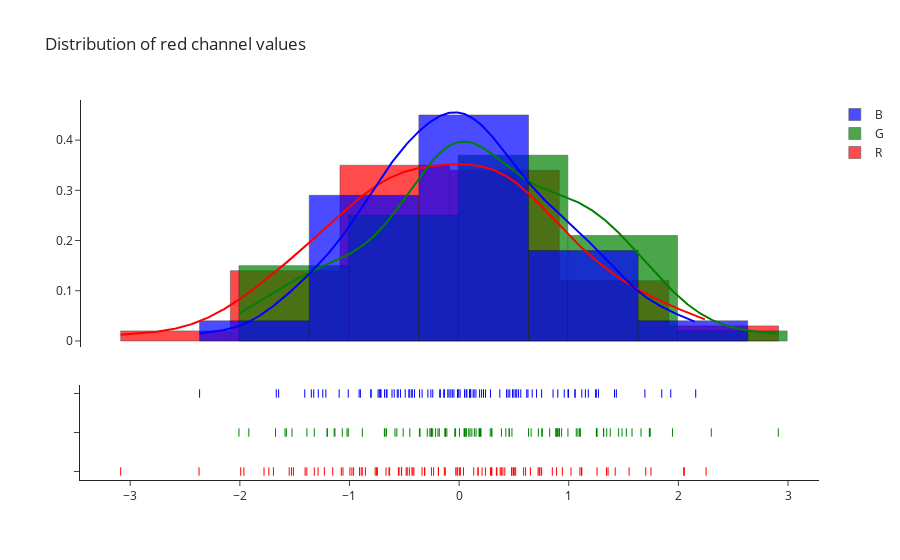

The cell this chart's notebook holds for it:
### Code cell
fig = ff.create_distplot([red_values, green_values, blue_values],
                         group_labels=["R", "G", "B"],
                         colors=["red", "green", "blue"])
fig.update_layout(title_text="Distribution of red channel values", template="simple_white")
fig.data[0].marker.line.color = 'rgb(0, 0, 0)'
fig.data[0].marker.line.width = 0.5
fig.data[1].marker.line.color = 'rgb(0, 0, 0)'
fig.data[1].marker.line.width = 0.5
fig.data[2].marker.line.color = 'rgb(0, 0, 0)'
fig.data[2].marker.line.width = 0.5
fig

### Figure 1 — Plotly figure (JSON) as saved in the notebook; plotly's stock layout.template omitted (floating-point values rounded to 4 significant figures; data arrays with more than 128 entries replaced by an {"elided": "..."} marker saying what was removed)
{"data": [{"autobinx": false, "histnorm": "probability density", "legendgroup": "R", "marker": {"color": "red", "line": {"color": "rgb(0, 0, 0)", "width": 0.5}}, "name": "R", "opacity": 0.7, "x": [-0.9778, -1.694, 0.4818, 0.9418, -0.8867, 0.004781, 1.119, -0.5246, -1.389, 0.8889, -1.075, -0.6393, 0.4958, 1.424, -0.2524, -0.3381, -0.5537, 1.55, 1.75, -1.736, -0.03055, 0.7525, 2.253, -0.43, -0.9065, -1.287, 0.1731, -0.5261, -1.229, -0.4215, 0.2967, -0.7542, 1.702, 0.1727, -1.55, -0.454, 0.5883, -1.059, 0.2399, 0.2095, 1.021, -0.6667, -0.5479, -1.992, 1.258, -0.9626, 0.4784, -3.087, 0.6062, 1.358, 0.7208, -1.963, -0.1346, 0.3998, 0.2857, -0.4126, -0.8848, 0.3396, 0.04012, 0.5154, 1.102, -1.511, 0.7371, -1.529, -0.1268, 0.731, -1.779, -0.7654, 0.01136, -0.1887, -0.01281, -0.9081, -0.7457, -0.1888, -0.4834, -2.372, -0.8551, -0.2325, -1.153, -0.9962, -0.3142, -1.321, -0.01928, 0.3748, 0.6503, 0.3446, 2.048, -0.6336, 0.297, 0.3854, -0.3138, 0.1331, 2.054, -0.4731, 0.4168, 1.115, -1.405, 0.5027, 1.344, 0.8499], "xaxis": "x", "xbins": {"end": 2.253, "size": 1, "start": -3.087}, "yaxis": "y", "type": "histogram"}, {"autobinx": false, "histnorm": "probability density", "legendgroup": "G", "marker": {"color": "green", "line": {"color": "rgb(0, 0, 0)", "width": 0.5}}, "name": "G", "opacity": 0.7, "x": [0.2965, -1.14, -0.3623, 0.2985, 0.1842, -0.03921, 0.08762, -0.1276, -0.3564, 0.1837, 0.195, -1.918, 0.7542, 0.8866, 0.6569, 1.069, 0.05363, 0.8259, 0.7231, 1.106, -0.2666, 0.0453, -0.1236, -0.2414, 2.3, 0.899, 2.911, -0.03226, -0.8826, 0.4818, 1.084, 0.06239, -0.1287, 0.4578, 0.8814, 0.3859, -0.6628, -1.588, -1.066, 1.252, 1.455, -1.389, 0.003163, -0.2537, -0.4499, -0.2149, 0.8949, 1.946, 0.1162, 1.259, 1.254, 1.577, -0.2546, 0.04967, 0.456, -0.2904, -1.321, 1.743, 0.91, 0.1845, 1.317, -1.205, -2.008, 1.738, -0.112, -1.675, 0.1993, 0.9345, -1.524, -0.2525, -1.011, -1.022, -1.202, 1.378, 1.346, 0.9926, 0.09941, 0.426, -1.133, 0.2834, 0.7588, -0.1808, 1.099, -0.5679, 0.1543, -0.6763, 0.06593, -0.1931, 1.659, 1.525, 0.6331, 0.9156, 1.319, 1.735, 0.139, 1.486, -0.6817, -1.576, -0.5846, -0.5103], "xaxis": "x", "xbins": {"end": 2.911, "size": 1, "start": -2.008}, "yaxis": "y", "type": "histogram"}, {"autobinx": false, "histnorm": "probability density", "legendgroup": "B", "marker": {"color": "blue", "line": {"color": "rgb(0, 0, 0)", "width": 0.5}}, "name": "B", "opacity": 0.7, "x": [1.434, 0.09451, -0.7391, 0.4328, 0.009273, -0.7159, -1.094, -0.2577, 1.848, -0.6575, -0.4559, 1.245, -0.912, -1.215, 0.3714, -0.7131, 1.694, 0.4873, -0.1342, -1.348, 0.2049, 0.2854, 0.4995, -2.367, 0.8567, -1.408, 0.6665, -0.3606, -0.6801, 1.057, -0.3377, 0.6277, -0.5553, 2.158, -0.4066, -1.011, -0.4569, -0.5919, -0.8051, -0.1717, -0.535, 0.1011, 0.516, 0.07081, 0.1867, -1.326, 0.7526, 1.93, -0.4915, -0.1032, -0.7277, -0.2847, 0.5256, -0.06181, 1.178, -0.01402, -1.668, -0.0136, 0.04925, -0.8033, -0.5643, 0.5422, -1.646, -0.09145, 0.4469, 0.1278, -0.9005, -0.003469, 0.4622, -1.284, 1.058, 1.119, 0.1535, -0.6641, 0.2224, -0.1398, 1.152, 0.8998, -0.1765, 0.1066, 0.7063, 0.1367, -1.243, 0.06377, -0.2404, 1.271, 0.09896, 0.6169, 0.9588, -0.4367, 0.2411, 1.251, 0.9932, -0.04729, 0.5626, -0.6122, 0.9977, 1.417, -0.4268, -0.07555], "xaxis": "x", "xbins": {"end": 2.158, "size": 1, "start": -2.367}, "yaxis": "y", "type": "histogram"}, {"legendgroup": "R", "marker": {"color": "red"}, "mode": "lines", "name": "R", "showlegend": false, "x": {"elided": "500 float values"}, "xaxis": "x", "y": {"elided": "500 float values"}, "yaxis": "y", "type": "scatter"}, {"legendgroup": "G", "marker": {"color": "green"}, "mode": "lines", "name": "G", "showlegend": false, "x": {"elided": "500 float values"}, "xaxis": "x", "y": {"elided": "500 float values"}, "yaxis": "y", "type": "scatter"}, {"legendgroup": "B", "marker": {"color": "blue"}, "mode": "lines", "name": "B", "showlegend": false, "x": {"elided": "500 float values"}, "xaxis": "x", "y": {"elided": "500 float values"}, "yaxis": "y", "type": "scatter"}, {"legendgroup": "R", "marker": {"color": "red", "symbol": "line-ns-open"}, "mode": "markers", "name": "R", "showlegend": false, "x": [-0.9778, -1.694, 0.4818, 0.9418, -0.8867, 0.004781, 1.119, -0.5246, -1.389, 0.8889, -1.075, -0.6393, 0.4958, 1.424, -0.2524, -0.3381, -0.5537, 1.55, 1.75, -1.736, -0.03055, 0.7525, 2.253, -0.43, -0.9065, -1.287, 0.1731, -0.5261, -1.229, -0.4215, 0.2967, -0.7542, 1.702, 0.1727, -1.55, -0.454, 0.5883, -1.059, 0.2399, 0.2095, 1.021, -0.6667, -0.5479, -1.992, 1.258, -0.9626, 0.4784, -3.087, 0.6062, 1.358, 0.7208, -1.963, -0.1346, 0.3998, 0.2857, -0.4126, -0.8848, 0.3396, 0.04012, 0.5154, 1.102, -1.511, 0.7371, -1.529, -0.1268, 0.731, -1.779, -0.7654, 0.01136, -0.1887, -0.01281, -0.9081, -0.7457, -0.1888, -0.4834, -2.372, -0.8551, -0.2325, -1.153, -0.9962, -0.3142, -1.321, -0.01928, 0.3748, 0.6503, 0.3446, 2.048, -0.6336, 0.297, 0.3854, -0.3138, 0.1331, 2.054, -0.4731, 0.4168, 1.115, -1.405, 0.5027, 1.344, 0.8499], "xaxis": "x", "y": ["R", "R", "R", "R", "R", "R", "R", "R", "R", "R", "R", "R", "R", "R", "R", "R", "R", "R", "R", "R", "R", "R", "R", "R", "R", "R", "R", "R", "R", "R", "R", "R", "R", "R", "R", "R", "R", "R", "R", "R", "R", "R", "R", "R", "R", "R", "R", "R", "R", "R", "R", "R", "R", "R", "R", "R", "R", "R", "R", "R", "R", "R", "R", "R", "R", "R", "R", "R", "R", "R", "R", "R", "R", "R", "R", "R", "R", "R", "R", "R", "R", "R", "R", "R", "R", "R", "R", "R", "R", "R", "R", "R", "R", "R", "R", "R", "R", "R", "R", "R"], "yaxis": "y2", "type": "scatter"}, {"legendgroup": "G", "marker": {"color": "green", "symbol": "line-ns-open"}, "mode": "markers", "name": "G", "showlegend": false, "x": [0.2965, -1.14, -0.3623, 0.2985, 0.1842, -0.03921, 0.08762, -0.1276, -0.3564, 0.1837, 0.195, -1.918, 0.7542, 0.8866, 0.6569, 1.069, 0.05363, 0.8259, 0.7231, 1.106, -0.2666, 0.0453, -0.1236, -0.2414, 2.3, 0.899, 2.911, -0.03226, -0.8826, 0.4818, 1.084, 0.06239, -0.1287, 0.4578, 0.8814, 0.3859, -0.6628, -1.588, -1.066, 1.252, 1.455, -1.389, 0.003163, -0.2537, -0.4499, -0.2149, 0.8949, 1.946, 0.1162, 1.259, 1.254, 1.577, -0.2546, 0.04967, 0.456, -0.2904, -1.321, 1.743, 0.91, 0.1845, 1.317, -1.205, -2.008, 1.738, -0.112, -1.675, 0.1993, 0.9345, -1.524, -0.2525, -1.011, -1.022, -1.202, 1.378, 1.346, 0.9926, 0.09941, 0.426, -1.133, 0.2834, 0.7588, -0.1808, 1.099, -0.5679, 0.1543, -0.6763, 0.06593, -0.1931, 1.659, 1.525, 0.6331, 0.9156, 1.319, 1.735, 0.139, 1.486, -0.6817, -1.576, -0.5846, -0.5103], "xaxis": "x", "y": ["G", "G", "G", "G", "G", "G", "G", "G", "G", "G", "G", "G", "G", "G", "G", "G", "G", "G", "G", "G", "G", "G", "G", "G", "G", "G", "G", "G", "G", "G", "G", "G", "G", "G", "G", "G", "G", "G", "G", "G", "G", "G", "G", "G", "G", "G", "G", "G", "G", "G", "G", "G", "G", "G", "G", "G", "G", "G", "G", "G", "G", "G", "G", "G", "G", "G", "G", "G", "G", "G", "G", "G", "G", "G", "G", "G", "G", "G", "G", "G", "G", "G", "G", "G", "G", "G", "G", "G", "G", "G", "G", "G", "G", "G", "G", "G", "G", "G", "G", "G"], "yaxis": "y2", "type": "scatter"}, {"legendgroup": "B", "marker": {"color": "blue", "symbol": "line-ns-open"}, "mode": "markers", "name": "B", "showlegend": false, "x": [1.434, 0.09451, -0.7391, 0.4328, 0.009273, -0.7159, -1.094, -0.2577, 1.848, -0.6575, -0.4559, 1.245, -0.912, -1.215, 0.3714, -0.7131, 1.694, 0.4873, -0.1342, -1.348, 0.2049, 0.2854, 0.4995, -2.367, 0.8567, -1.408, 0.6665, -0.3606, -0.6801, 1.057, -0.3377, 0.6277, -0.5553, 2.158, -0.4066, -1.011, -0.4569, -0.5919, -0.8051, -0.1717, -0.535, 0.1011, 0.516, 0.07081, 0.1867, -1.326, 0.7526, 1.93, -0.4915, -0.1032, -0.7277, -0.2847, 0.5256, -0.06181, 1.178, -0.01402, -1.668, -0.0136, 0.04925, -0.8033, -0.5643, 0.5422, -1.646, -0.09145, 0.4469, 0.1278, -0.9005, -0.003469, 0.4622, -1.284, 1.058, 1.119, 0.1535, -0.6641, 0.2224, -0.1398, 1.152, 0.8998, -0.1765, 0.1066, 0.7063, 0.1367, -1.243, 0.06377, -0.2404, 1.271, 0.09896, 0.6169, 0.9588, -0.4367, 0.2411, 1.251, 0.9932, -0.04729, 0.5626, -0.6122, 0.9977, 1.417, -0.4268, -0.07555], "xaxis": "x", "y": ["B", "B", "B", "B", "B", "B", "B", "B", "B", "B", "B", "B", "B", "B", "B", "B", "B", "B", "B", "B", "B", "B", "B", "B", "B", "B", "B", "B", "B", "B", "B", "B", "B", "B", "B", "B", "B", "B", "B", "B", "B", "B", "B", "B", "B", "B", "B", "B", "B", "B", "B", "B", "B", "B", "B", "B", "B", "B", "B", "B", "B", "B", "B", "B", "B", "B", "B", "B", "B", "B", "B", "B", "B", "B", "B", "B", "B", "B", "B", "B", "B", "B", "B", "B", "B", "B", "B", "B", "B", "B", "B", "B", "B", "B", "B", "B", "B", "B", "B", "B"], "yaxis": "y2", "type": "scatter"}], "layout": {"barmode": "overlay", "hovermode": "closest", "legend": {"traceorder": "reversed"}, "xaxis": {"anchor": "y2", "domain": [0, 1], "zeroline": false}, "yaxis": {"anchor": "free", "domain": [0.35, 1], "position": 0}, "yaxis2": {"anchor": "x", "domain": [0, 0.25], "dtick": 1, "showticklabels": false}, "title": {"text": "Distribution of red channel values"}}}
